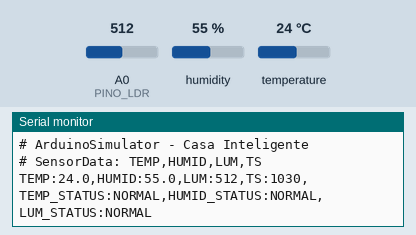
This sketch was run on a simulated Arduino Uno, built with avr-gcc and run on an emulated ATmega328P. Shown: the last lines printed to the serial monitor. Inputs (shaded band) come from the test bench; at power-on: humidity 55 %, A0 (PINO_LDR) = 512, temperature 24 °C.

Above: at 2.2 s.
2.3 s: humidity set to 31 %
At 3.9 s:
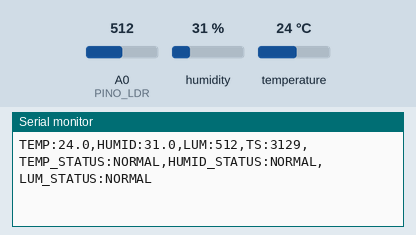
5.1 s: humidity set to 28 %
At 6.2 s:
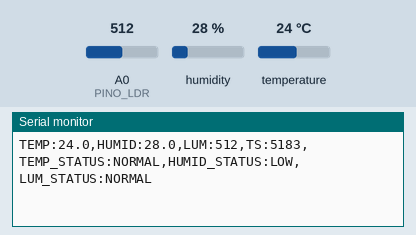
8.7 s: A0 (PINO_LDR) set to 212
At 10.7 s:
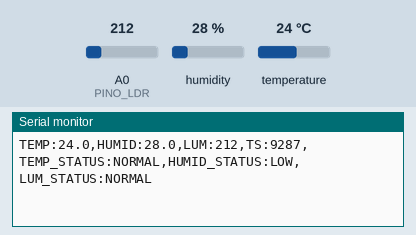
11.5 s: A0 (PINO_LDR) set to 193
At 14.0 s:
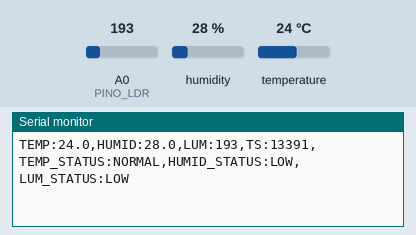
16.9 s: temperature set to 16 °C
At 18.2 s:
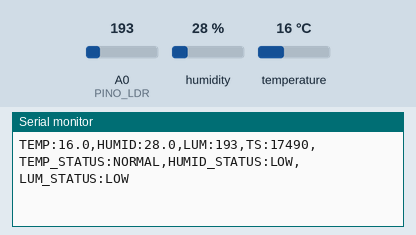
19.7 s: temperature set to 13 °C
At 22.5 s:
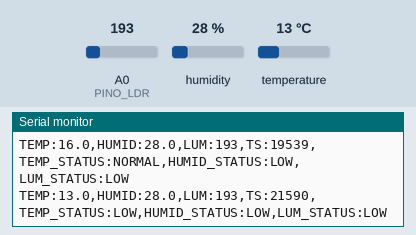

The sketch:

arduino_monitoramento_v2.ino
```cpp
/*
 * ============================================================
 *  SISTEMA DE MONITORAMENTO AMBIENTAL - Casa Inteligente
 *  Autor  : Marcos (ADS)
 *  Placa  : Arduino UNO
 *  Simulador: Tinkercad Circuits
 *
 *  CORRESPONDÊNCIA COM O DIAGRAMA UML:
 *    Esta placa representa o ArduinoSimulator do módulo Java.
 *    Ela gera os dados equivalentes ao SensorData:
 *      - temperature  → DHT11 (pino D2)
 *      - humidity     → DHT11 (pino D2)
 *      - luminosity   → LDR   (pino A0)
 *      - timestamp    → millis() do Arduino
 *
 *  SAÍDA SERIAL (9600 baud) → lida pelo DataProcessor Java:
 *    Formato: TEMP:XX.X,HUMID:XX.X,LUM:XXXX,TS:XXXXXXXX
 * ============================================================
 */

#include <DHT.h>

// ── Pinos ────────────────────────────────────────────────────
#define PINO_DHT    2        // Pino digital – DHT11
#define TIPO_DHT    DHT11    // Modelo do sensor
#define PINO_LDR    A0       // Pino analógico – LDR

// ── Limites (espelham os do DataProcessor.java) ──────────────
#define TEMP_MAX    30.0     // °C – acima → status "HIGH"
#define TEMP_MIN    15.0     // °C – abaixo → status "LOW"
#define HUMID_MAX   70.0     // %  – acima → status "HIGH"
#define HUMID_MIN   30.0     // %  – abaixo → status "LOW"
#define LUM_MIN     200      // 0-1023 – abaixo → status "LOW"

// ── Intervalo de leitura ─────────────────────────────────────
#define INTERVALO_MS  2000

// ── Objeto sensor DHT11 ──────────────────────────────────────
DHT dht(PINO_DHT, TIPO_DHT);

// ────────────────────────────────────────────────────────────
void setup() {
    Serial.begin(9600);
    dht.begin();
    delay(1000);

    // Cabeçalho informativo (descartado pelo parser Java)
    Serial.println("# ArduinoSimulator - Casa Inteligente");
    Serial.println("# SensorData: TEMP,HUMID,LUM,TS");
}

// ────────────────────────────────────────────────────────────
void loop() {

    // ── Leitura dos sensores (SensorData) ───────────────────
    float temperature = dht.readTemperature();   // °C
    float humidity    = dht.readHumidity();      // %
    int   luminosity  = analogRead(PINO_LDR);    // 0-1023
    unsigned long ts  = millis();                // timestamp

    // ── Validação da leitura ─────────────────────────────────
    if (isnan(temperature) || isnan(humidity)) {
        Serial.println("ERROR:DHT_READ_FAILED");
        delay(INTERVALO_MS);
        return;
    }

    // ── Avaliação local de status (igual ao DataProcessor) ───
    String tempStatus  = evaluateTemperature(temperature);
    String humidStatus = evaluateHumidity(humidity);
    String lumStatus   = evaluateLuminosity(luminosity);

    // ── Envio Serial (formato SensorData CSV) ────────────────
    Serial.print("TEMP:");
    Serial.print(temperature, 1);
    Serial.print(",HUMID:");
    Serial.print(humidity, 1);
    Serial.print(",LUM:");
    Serial.print(luminosity);
    Serial.print(",TS:");
    Serial.print(ts);
    Serial.print(",TEMP_STATUS:");
    Serial.print(tempStatus);
    Serial.print(",HUMID_STATUS:");
    Serial.print(humidStatus);
    Serial.print(",LUM_STATUS:");
    Serial.println(lumStatus);

    delay(INTERVALO_MS);
}

// ── evaluateTemperature → espelha DataProcessor.java ────────
String evaluateTemperature(float temp) {
    if (temp > TEMP_MAX) return "HIGH";
    if (temp < TEMP_MIN) return "LOW";
    return "NORMAL";
}

// ── evaluateHumidity → espelha DataProcessor.java ───────────
String evaluateHumidity(float humidity) {
    if (humidity > HUMID_MAX) return "HIGH";
    if (humidity < HUMID_MIN) return "LOW";
    return "NORMAL";
}

// ── evaluateLuminosity → espelha DataProcessor.java ─────────
String evaluateLuminosity(int lum) {
    if (lum < LUM_MIN) return "LOW";
    return "NORMAL";
}
```

Measured:
- the behaviour switches between 30 and 29 % on humidity (found by bisection; images 1 and 2)
- the behaviour switches between 200 and 199 on A0 (PINO_LDR) (found by bisection; images 3 and 4)
- the behaviour switches between 15 and 14 °C on temperature (found by bisection; images 5 and 6)
- after the input at 2.3 s, the serial monitor: prints a new line after 0.83 s (image 1)
- after the input at 5.1 s, the serial monitor: prints a new line after 0.08 s (image 2)
- after the input at 8.7 s, the serial monitor: prints a new line after 0.59 s (image 3)
- after the input at 11.5 s, the serial monitor: prints a new line after 1.9 s (image 4)
- after the input at 16.9 s, the serial monitor: prints a new line after 0.59 s (image 5)
- after the input at 19.7 s, the serial monitor: prints a new line after 1.9 s (image 6)
